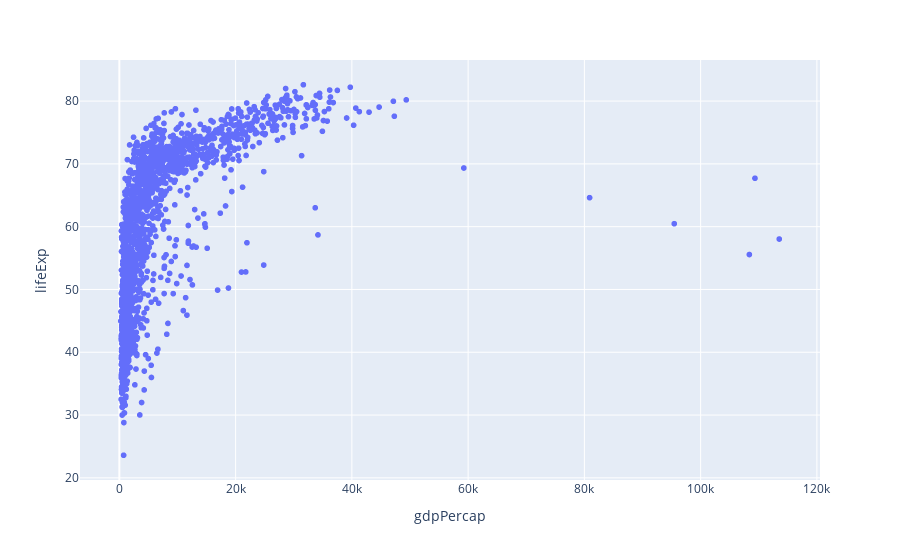

Here is the notebook cell this chart was saved with:
### Code cell
# Scatter Plot of GDP vs. Life Expectancy
px.scatter(data_frame=gapminder, x = 'gdpPercap', y = 'lifeExp')

### Figure 1 — Plotly figure (JSON) as saved in the notebook; plotly's stock layout.template omitted (floating-point values rounded to 4 significant figures; data arrays with more than 128 entries replaced by an {"elided": "..."} marker saying what was removed)
{"data": [{"hovertemplate": "gdpPercap=%{x}<br>lifeExp=%{y}<extra></extra>", "legendgroup": "", "marker": {"color": "#636efa", "symbol": "circle"}, "mode": "markers", "name": "", "showlegend": false, "type": "scattergl", "x": {"elided": "1704 float values"}, "xaxis": "x", "y": {"elided": "1704 float values"}, "yaxis": "y"}], "layout": {"legend": {"tracegroupgap": 0}, "margin": {"t": 60}, "xaxis": {"anchor": "y", "domain": [0, 1], "title": {"text": "gdpPercap"}}, "yaxis": {"anchor": "x", "domain": [0, 1], "title": {"text": "lifeExp"}}}}
